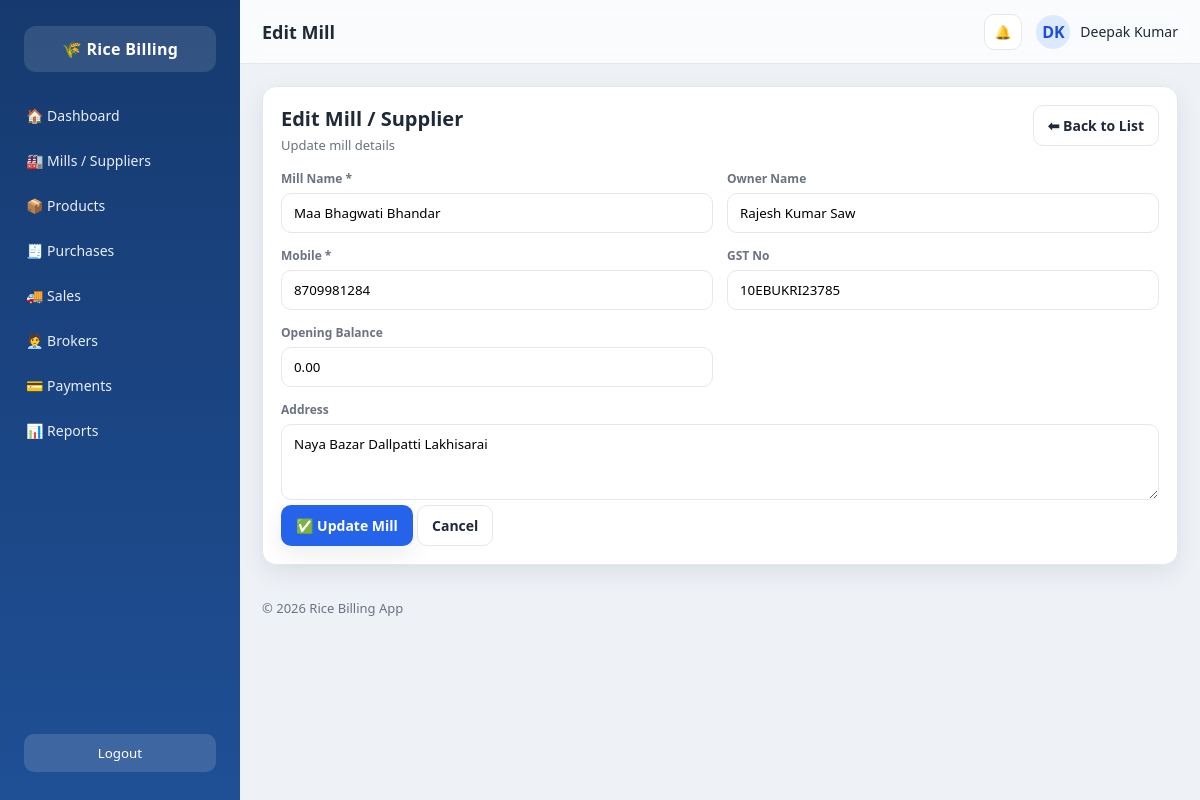
/mills/edit/1/, run on the app's committed database.
### core/models.py (models this page shows, shortened)
class Mill(models.Model):
    mill_name = models.CharField(max_length=150)
    owner_name = models.CharField(max_length=100, blank=True)
    mobile = models.CharField(max_length=15)
    address = models.TextField(blank=True)
    gst_number = models.CharField(max_length=20, blank=True)
    opening_balance = models.DecimalField(max_digits=12, decimal_places=2, default=0)
    created_at = models.DateTimeField(auto_now_add=True)

### core/views.py (the view, shortened to what this page needs)
# urls.py: path('mills/edit/<int:mill_id>/', views.edit_mill, name='edit_mill'),
def edit_mill(request, mill_id):
    mill = get_object_or_404(Mill, id=mill_id)
    return render(request, "core/edit_mill.html", {"mill": mill})

### core/templates/core/edit_mill.html (shortened to what this page needs)
{% extends 'core/base.html' %}
{% block page_title %}Edit Mill{% endblock %}
{% block content %}
<div class="panel">
  <div class="list-header">
    <div>
      <h2 class="list-title">Edit Mill / Supplier</h2>
      <p class="muted">Update mill details</p>
    </div>
    <div class="list-actions">
      <a href="{% url 'mill_list' %}" class="btn btn-outline">⬅ Back to List</a>
    </div>
  </div>
  <form method="POST" class="form">
    <div class="form-grid">
      <div class="form-group">
        <label>Mill Name *</label>
        <input type="text" name="mill_name" value="{{ mill.mill_name }}" required>
      </div>
      <div class="form-group">
        <label>Owner Name</label>
        <input type="text" name="owner_name" value="{{ mill.owner_name }}">
      </div>
      <div class="form-group">
        <label>Mobile *</label>
        <input type="text" name="mobile" value="{{ mill.mobile }}" required>
      </div>
      <div class="form-group">
        <label>GST No</label>
        <input type="text" name="gst_number" value="{{ mill.gst_number }}">
      </div>
      <div class="form-group">
        <label>Opening Balance</label>
        <input type="number" step="0.01" name="opening_balance" value="{{ mill.opening_balance }}">
      </div>
      <div class="form-group form-full">
        <label>Address</label>
        <textarea name="address" rows="3">{{ mill.address }}</textarea>
      </div>
    </div>
    <div class="form-actions">
      <button type="submit" class="btn btn-primary">✅ Update Mill</button>
      <a href="{% url 'mill_list' %}" class="btn btn-outline">Cancel</a>
    </div>
  </form>
</div>
{% endblock %}

### core/static/core/style.css (style rules this page uses)
* { margin:0; padding:0; box-sizing:border-box; font-family: "Segoe UI", Arial, sans-serif; }
:root { --bg:#eef2f7; --panel:#ffffff; --text:#1f2937; --muted:#6b7280; --border:#e5e7eb; --nav:#163a6f; --nav2:#1f4f95; --primary:#2563eb; --shadow: 0 8px 24px rgba(16,24,40,0.08); }
body.app { background: var(--bg); color: var(--text); min-height:100vh; display:flex; }
.btn { display:inline-flex; align-items:center; justify-content:center; gap:10px; padding:10px 14px; border-radius:10px; text-decoration:none; font-weight:600; font-size:14px; border:1px solid transparent; }
.btn-primary { background: var(--primary); color:#fff; box-shadow: var(--shadow); }
.panel { background: var(--panel); border:1px solid var(--border); border-radius:14px; padding:14px; box-shadow: var(--shadow); min-width:0; }
.muted { color:var(--muted); font-size:13px; }
.form { margin-top: 10px; }
.form-grid { display:grid; grid-template-columns: repeat(2, minmax(220px, 1fr)); gap:14px; }
.form-full { grid-column: 1 / -1; }
.form-group label { display:block; font-size:12px; font-weight:700; color: var(--muted); margin-bottom:6px; }
.form-group input, .form-group textarea { width:100%; padding:10px 12px; border:1px solid var(--border); border-radius:10px; outline:none; background:#fff; }
.btn-outline { background:#fff; border:1px solid var(--border); color: var(--text); }
.list-header { display:flex; justify-content:space-between; align-items:flex-start; gap:14px; margin-bottom:16px; }
.list-title { font-size:20px; font-weight:800; margin-bottom:4px; }
.list-actions { display:flex; align-items:center; gap:12px; flex-wrap:wrap; }
.panel { padding:18px; }

### data on the page
Mill: mill_name "Maa Bhagwati Bhandar", owner_name "Rajesh Kumar Saw", mobile "8709981284", gst_number "10EBUKRI23785", opening_balance "0.00", address "Naya Bazar Dallpatti Lakhisarai"
